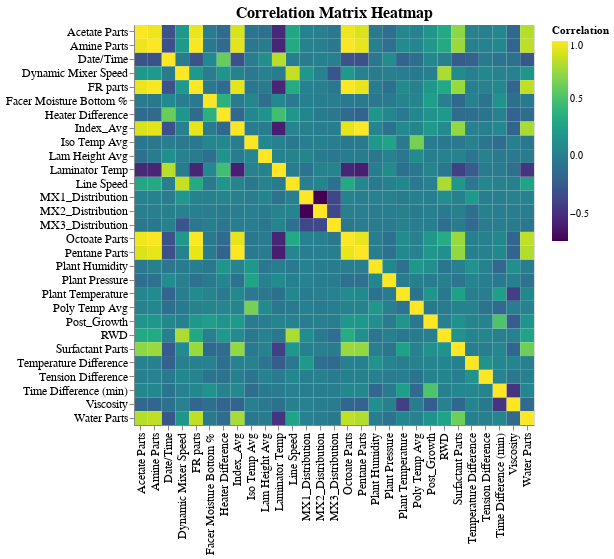

This figure's notebook cell:
### Code cell
# Assuming df is your DataFrame
# Calculate the correlation matrix
corr_matrix = df.corr()

# Reset index and convert the correlation matrix to a long format
corr_df = corr_matrix.reset_index().melt(id_vars='index')
corr_df.columns = ['Variable1', 'Variable2', 'Correlation']

# Create the heatmap using Altair
heatmap = alt.Chart(corr_df).mark_rect().encode(
    x=alt.X('Variable1:O', title=''),
    y=alt.Y('Variable2:O', title=''),
    color=alt.Color('Correlation:Q', scale=alt.Scale(scheme='viridis'), legend=alt.Legend(title='Correlation')),
    tooltip=['Variable1', 'Variable2', 'Correlation']
).properties(
    width=400,
    height=400,
    title="Correlation Matrix Heatmap"
).configure_axis(
    labelFontSize=12,
    titleFontSize=14
).configure_title(
    fontSize=16
)

# Display the heatmap
heatmap

### Figure 1 — Vega-Lite specification as saved in the notebook (floating-point values rounded to 4 significant figures; data arrays with more than 128 entries replaced by an {"elided": "..."} marker saying what was removed)
{"config": {"view": {"continuousWidth": 400, "continuousHeight": 300}, "axis": {"labelFontSize": 12, "titleFontSize": 14}, "title": {"fontSize": 16}}, "data": {"name": "data-23ad03a358e8360cfc7c661d07656e9a"}, "mark": "rect", "encoding": {"color": {"field": "Correlation", "legend": {"title": "Correlation"}, "scale": {"scheme": "viridis"}, "type": "quantitative"}, "tooltip": [{"field": "Variable1", "type": "nominal"}, {"field": "Variable2", "type": "nominal"}, {"field": "Correlation", "type": "quantitative"}], "x": {"field": "Variable1", "title": "", "type": "ordinal"}, "y": {"field": "Variable2", "title": "", "type": "ordinal"}}, "height": 400, "title": "Correlation Matrix Heatmap", "width": 400, "$schema": "https://vega.github.io/schema/vega-lite/v4.17.0.json", "datasets": {"data-23ad03a358e8360cfc7c661d07656e9a": {"elided": "841 records"}}}
